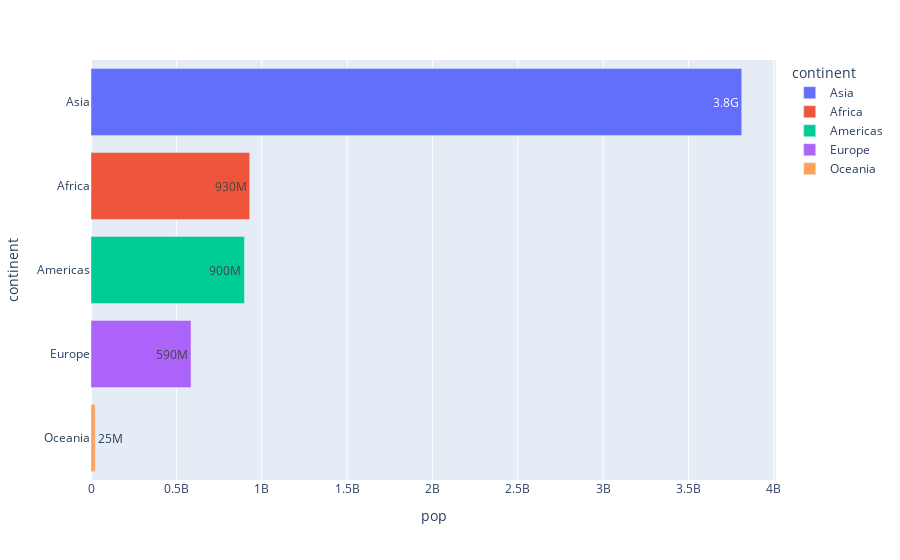

Notebook source saved alongside this figure:
### Code cell
# YOUR CODE HERE
pop_2007 = df[df['year'] == 2007].groupby('continent').sum().reindex() # group by the continent
pop_2007 = pop_2007.sort_values('pop', ascending=False) # sort in descending order
pop_2007 = pop_2007.reset_index() # reset the continent index into column values
fig = px.bar(
    data_frame=pop_2007,
    y='continent',
    x='pop',
    color='continent',
    orientation='h',
    text=['3.8G', '930M', '900M', '590M', '25M'],
) # bar plotting
fig.show()

### Figure 1 — Plotly figure (JSON) as saved in the notebook; plotly's stock layout.template omitted (floating-point values rounded to 4 significant figures)
{"data": [{"alignmentgroup": "True", "hovertemplate": "continent=%{y}<br>pop=%{x}<br>text=%{text}<extra></extra>", "legendgroup": "Asia", "marker": {"color": "#636efa", "pattern": {"shape": ""}}, "name": "Asia", "offsetgroup": "Asia", "orientation": "h", "showlegend": true, "text": ["3.8G"], "textposition": "auto", "type": "bar", "x": [3811953827], "xaxis": "x", "y": ["Asia"], "yaxis": "y"}, {"alignmentgroup": "True", "hovertemplate": "continent=%{y}<br>pop=%{x}<br>text=%{text}<extra></extra>", "legendgroup": "Africa", "marker": {"color": "#EF553B", "pattern": {"shape": ""}}, "name": "Africa", "offsetgroup": "Africa", "orientation": "h", "showlegend": true, "text": ["930M"], "textposition": "auto", "type": "bar", "x": [929539692], "xaxis": "x", "y": ["Africa"], "yaxis": "y"}, {"alignmentgroup": "True", "hovertemplate": "continent=%{y}<br>pop=%{x}<br>text=%{text}<extra></extra>", "legendgroup": "Americas", "marker": {"color": "#00cc96", "pattern": {"shape": ""}}, "name": "Americas", "offsetgroup": "Americas", "orientation": "h", "showlegend": true, "text": ["900M"], "textposition": "auto", "type": "bar", "x": [898871184], "xaxis": "x", "y": ["Americas"], "yaxis": "y"}, {"alignmentgroup": "True", "hovertemplate": "continent=%{y}<br>pop=%{x}<br>text=%{text}<extra></extra>", "legendgroup": "Europe", "marker": {"color": "#ab63fa", "pattern": {"shape": ""}}, "name": "Europe", "offsetgroup": "Europe", "orientation": "h", "showlegend": true, "text": ["590M"], "textposition": "auto", "type": "bar", "x": [586098529], "xaxis": "x", "y": ["Europe"], "yaxis": "y"}, {"alignmentgroup": "True", "hovertemplate": "continent=%{y}<br>pop=%{x}<br>text=%{text}<extra></extra>", "legendgroup": "Oceania", "marker": {"color": "#FFA15A", "pattern": {"shape": ""}}, "name": "Oceania", "offsetgroup": "Oceania", "orientation": "h", "showlegend": true, "text": ["25M"], "textposition": "auto", "type": "bar", "x": [24549947], "xaxis": "x", "y": ["Oceania"], "yaxis": "y"}], "layout": {"autosize": true, "barmode": "relative", "legend": {"title": {"text": "continent"}, "tracegroupgap": 0}, "margin": {"t": 60}, "xaxis": {"anchor": "y", "autorange": true, "domain": [0, 1], "range": [0, 4013000000.0], "title": {"text": "pop"}, "type": "linear"}, "yaxis": {"anchor": "x", "autorange": true, "categoryarray": ["Oceania", "Europe", "Americas", "Africa", "Asia"], "categoryorder": "array", "domain": [0, 1], "range": [-0.5, 4.5], "title": {"text": "continent"}, "type": "category"}}}
